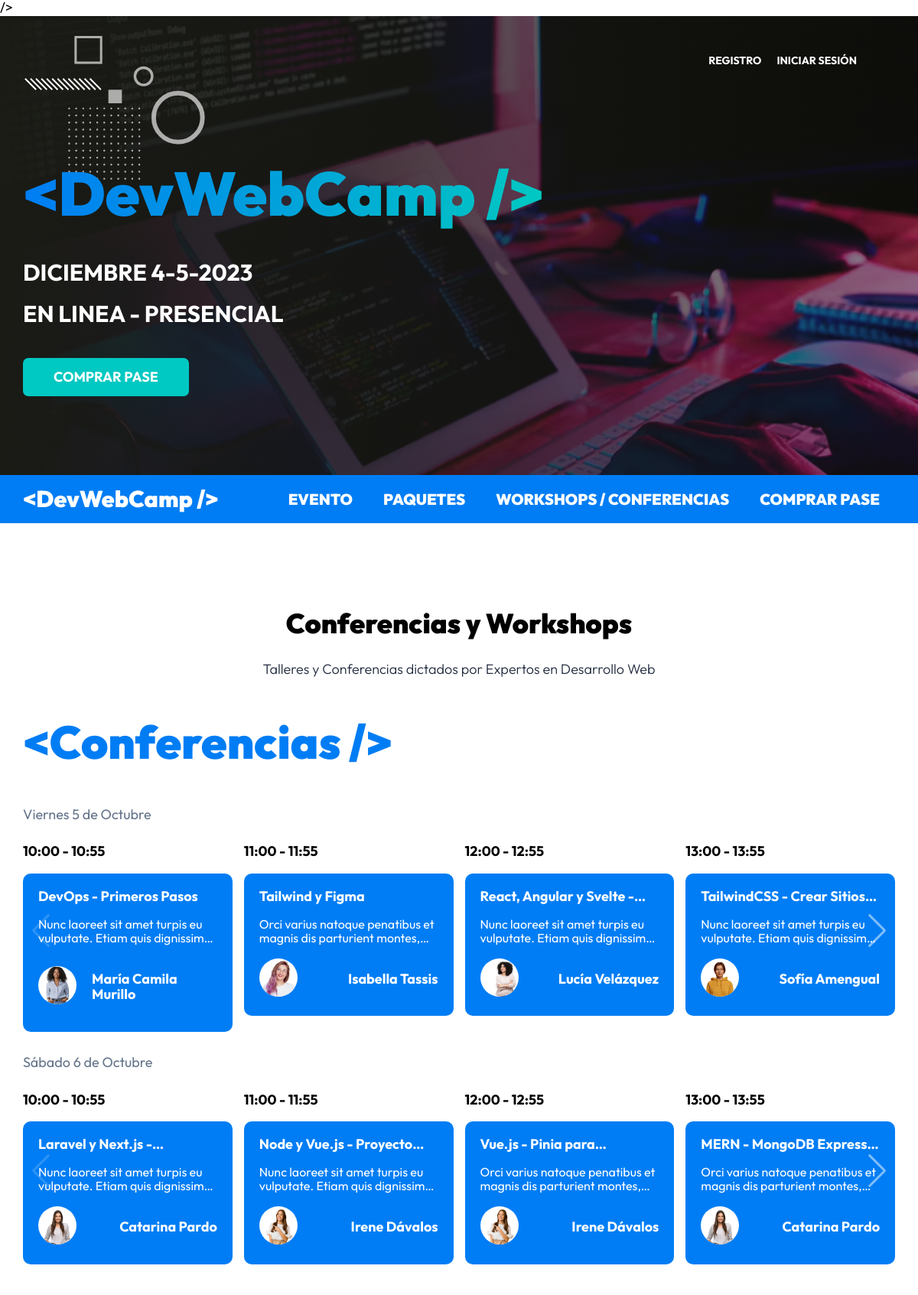
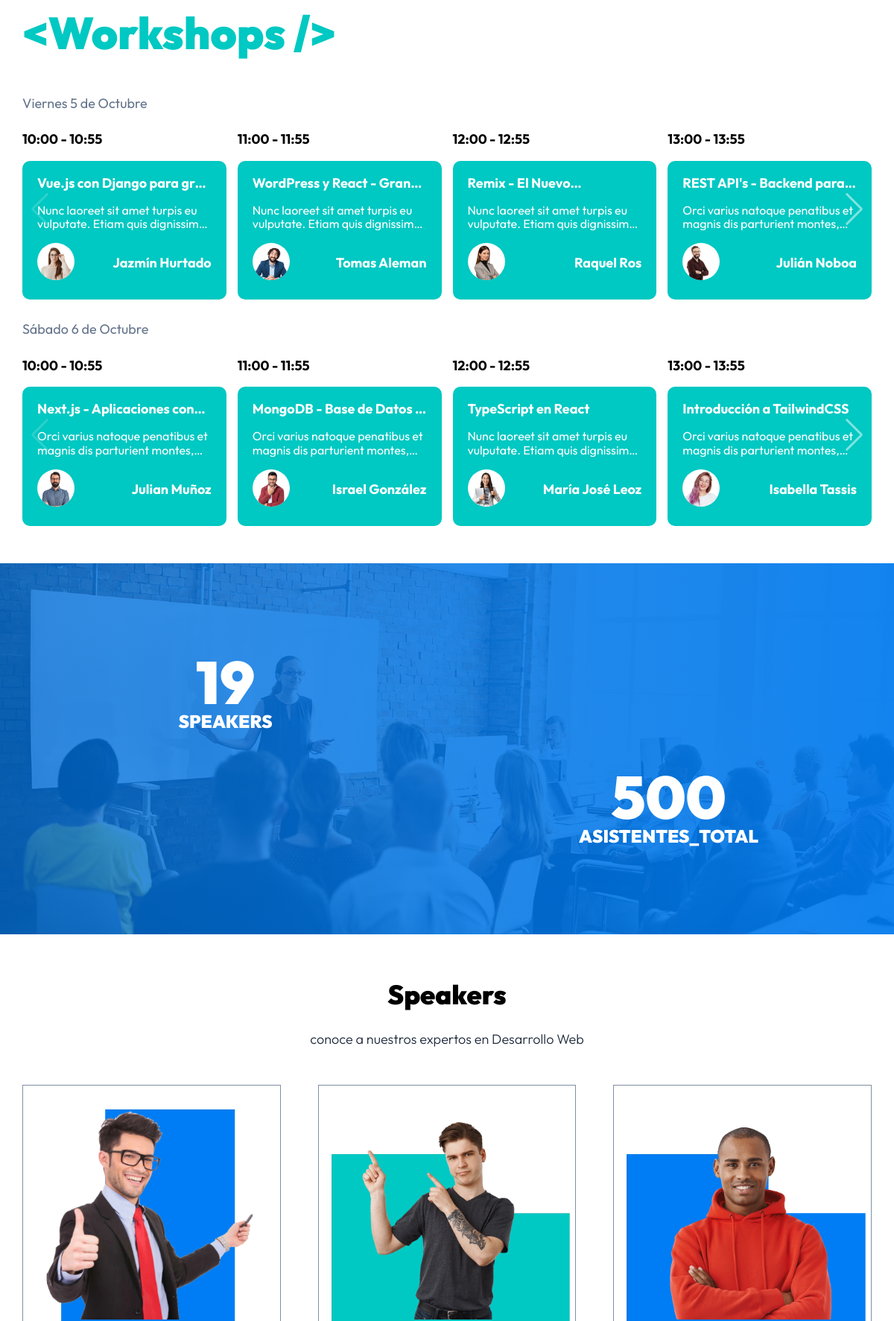
The page / (upper part) on the database its author committed (2 pictures, top to bottom).
### tables this page shows
CREATE TABLE IF NOT EXISTS `eventos` (
  `id` int NOT NULL AUTO_INCREMENT,
  `nombre` varchar(120) DEFAULT NULL,
  `descripcion` text,
  `disponibles` int DEFAULT NULL,
  `categoria_id` int NOT NULL,
  `dia_id` int NOT NULL,
  `hora_id` int NOT NULL,
  `ponente_id` int NOT NULL,
  PRIMARY KEY (`id`),
  KEY `fk_eventos_categorias_idx` (`categoria_id`),
  KEY `fk_eventos_dias1_idx` (`dia_id`),
  KEY `fk_eventos_horas1_idx` (`hora_id`),
  KEY `fk_eventos_ponentes1_idx` (`ponente_id`),
  CONSTRAINT `categoria_id` FOREIGN KEY (`categoria_id`) REFERENCES `categorias` (`id`),
  CONSTRAINT `dia_id` FOREIGN KEY (`dia_id`) REFERENCES `dias` (`id`),
  CONSTRAINT `hora_id` FOREIGN KEY (`hora_id`) REFERENCES `horas` (`id`),
  CONSTRAINT `ponente_id` FOREIGN KEY (`ponente_id`) REFERENCES `ponentes` (`id`)
);

CREATE TABLE IF NOT EXISTS `horas` (
  `id` int NOT NULL AUTO_INCREMENT,
  `hora` varchar(13) DEFAULT NULL,
  PRIMARY KEY (`id`)
);

CREATE TABLE IF NOT EXISTS `ponentes` (
  `id` int NOT NULL AUTO_INCREMENT,
  `nombre` varchar(40) DEFAULT NULL,
  `apellido` varchar(40) DEFAULT NULL,
  `ciudad` varchar(20) DEFAULT NULL,
  `pais` varchar(20) DEFAULT NULL,
  `imagen` varchar(32) DEFAULT NULL,
  `tags` varchar(120) DEFAULT NULL,
  `redes` mediumtext,
  PRIMARY KEY (`id`)
);

### controllers/PaginasController.php (called while the page is built, shortened)
<?php
class PaginasController {
    public static function index(Router $router) {
      $eventos = Evento::ordenar('hora_id', 'ASC');
      $eventos_formateados = [];
      foreach($eventos as $evento) {
        $evento->categoria = Categoria::find($evento->categoria_id);
        $evento->dia = Dia::find($evento->dia_id);
        $evento->hora = Hora::find($evento->hora_id);
        $evento->ponente = Ponente::find($evento->ponente_id);
        if($evento->dia_id === '1' && $evento->categoria_id === '1') {
          $eventos_formateados['conferencias_v'][] = $evento;
        }
        if($evento->dia_id === '2' && $evento->categoria_id === '1') {
          $eventos_formateados['conferencias_s'][] = $evento;
        }
        if($evento->dia_id === '1' && $evento->categoria_id === '2') {
          $eventos_formateados['workshops_v'][] = $evento;
        }
        if($evento->dia_id === '2' && $evento->categoria_id === '2') {
          $eventos_formateados['workshops_s'][] = $evento;
        }
      }
      $ponentes_total = Ponente::total();
      $conferencias_total = Evento::total('categoria_id', 1);
      $workshops_total = Evento::total('categoria_id', 2);
      $ponentes = Ponente::all();
      $router->render('paginas/index', [
        'titulo' => 'Inicio',
        'eventos' => $eventos_formateados,
        'ponentes_total' => $ponentes_total,
        'conferencias_total' => $conferencias_total,
        'workshops_total' => $workshops_total,
        'ponentes' => $ponentes
      ]);
    }
  }

### public/index.php (called while the page is built, shortened)
<?php
$router = new Router();
$router->get('/login', [AuthController::class, 'login']);
$router->post('/login', [AuthController::class, 'login']);
$router->post('/logout', [AuthController::class, 'logout']);
$router->get('/registro', [AuthController::class, 'registro']);
$router->post('/registro', [AuthController::class, 'registro']);
$router->get('/olvide', [AuthController::class, 'olvide']);
$router->post('/olvide', [AuthController::class, 'olvide']);
$router->get('/reestablecer', [AuthController::class, 'reestablecer']);
$router->post('/reestablecer', [AuthController::class, 'reestablecer']);
$router->get('/mensaje', [AuthController::class, 'mensaje']);
$router->get('/confirmar-cuenta', [AuthController::class, 'confirmar']);
$router->get('/admin/dashboard', [DashboardController::class, 'index']);
$router->get('/admin/ponentes', [PonentesController::class, 'index']);
$router->get('/admin/ponentes/crear', [PonentesController::class, 'crear']);
$router->post('/admin/ponentes/crear', [PonentesController::class, 'crear']);
$router->get('/admin/ponentes/editar', [PonentesController::class, 'editar']);
$router->post('/admin/ponentes/editar', [PonentesController::class, 'editar']);
$router->post('/admin/ponentes/eliminar', [PonentesController::class, 'eliminar']);
$router->get('/admin/eventos', [EventosController::class, 'index']);
$router->get('/admin/eventos/crear', [EventosController::class, 'crear']);
$router->post('/admin/eventos/crear', [EventosController::class, 'crear']);
$router->get('/admin/eventos/editar', [EventosController::class, 'editar']);
$router->post('/admin/eventos/editar', [EventosController::class, 'editar']);
$router->post('/admin/eventos/eliminar', [EventosController::class, 'eliminar']);
$router->get('/api/eventos-horario', [APIEventos::class, 'index']);
$router->get('/api/ponentes', [APIPonentes::class, 'index']);
$router->get('/api/ponente', [APIPonentes::class, 'ponente']);
$router->get('/admin/registrados', [RegistradosController::class, 'index']);
$router->get('/admin/regalos', [RegalosController::class, 'index']);
$router->get('/finalizar-registro', [RegistroController::class, 'crear']);
$router->post('/finalizar-registro/gratis', [RegistroController::class, 'gratis']);
$router->post('/finalizar-registro/pagar', [RegistroController::class, 'pagar']);
$router->get('/finalizar-registro/conferencias', [RegistroController::class, 'conferencias']);
$router->post('/finalizar-registro/conferencias', [RegistroController::class, 'conferencias']);
$router->get('/boleto', [RegistroController::class, 'boleto']);
$router->get('/', [PaginasController::class, 'index']);
$router->get('/devwebcamp', [PaginasController::class, 'evento']);
$router->get('/paquetes', [PaginasController::class, 'paquetes']);
$router->get('/workshops-conferencias', [PaginasController::class, 'conferencias']);
$router->get('/404', [PaginasController::class, 'error']);
$router->comprobarRutas();

### models/ActiveRecord.php (called while the page is built, shortened)
<?php
class ActiveRecord {
    protected static $db;
    protected static $tabla = '';
    public static function setDB($database) {
        self::$db = $database;
    }
    public static function consultarSQL($query) {
        $resultado = self::$db->query($query);
        $array = [];
        while($registro = $resultado->fetch_assoc()) {
            $array[] = static::crearObjeto($registro);
        }
        return $array;
    }
    protected static function crearObjeto($registro) {
        $objeto = new static;
        foreach($registro as $key => $value ) {
            if(property_exists( $objeto, $key  )) {
                $objeto->$key = $value;
            }
        }
        return $objeto;
    }
    public static function all($orden = 'DESC') {
        $query = "SELECT * FROM " . static::$tabla . " ORDER BY id $orden";
        $resultado = self::consultarSQL($query);
        return $resultado;
    }
    public static function find($id) {
        $query = "SELECT * FROM " . static::$tabla  . " WHERE id = $id";
        $resultado = self::consultarSQL($query);
        return array_shift( $resultado ) ;
    }
    public static function ordenar($columna, $orden) {
        $query = "SELECT * FROM " . static::$tabla . " ORDER BY $columna $orden";
        $resultado = self::consultarSQL($query);
        return $resultado;
    }
    public static function total($columna = '', $valor = '') {
        $query = "SELECT COUNT(*) FROM " . static::$tabla;
        if($columna) {
            $query .= " WHERE $columna = $valor";
        }
        $resultado = self::$db->query($query);
        $total = $resultado->fetch_array();
        return array_shift($total);
    }
}

### views/templates/evento.php (the view)
<div class="evento swiper-slide">
  <p class="evento__hora"><?php echo $evento->hora->hora; ?></p>
  <div class="evento__informacion">
    <h4 class="evento__nombre"><?php echo $evento->nombre; ?></h4>
    <p class="evento__introduccion"><?php echo $evento->descripcion; ?></p>
    <div class="evento__autor-info">
      <picture>
        <source srcset="img/speakers/<?php echo $evento->ponente->imagen; ?>.webp" type="image/webp">
        <source srcset="img/speakers/<?php echo $evento->ponente->imagen; ?>.png" type="image/png">
        <img class="evento__imagen-autor" loading="lazy" width="200" height="300" src="img/speakers/<?php echo $evento->ponente->imagen; ?>.png" alt="Imagen Ponente">
      </picture>
      <p class="evento__autor-nombre">
        <?php echo $evento->ponente->nombre . " " . $evento->ponente->apellido; ?>
      </p>
    </div>
  </div>
</div>

### views/paginas/conferencias.php (shortened to what this page needs)
<main class="agenda">
  <h2 class="agenda__heading">Conferencias y Workshops</h2>
  <p class="agenda__descripcion">Talleres y Conferencias dictados por Expertos en Desarrollo Web</p>
  <div class="eventos">
    <h3 class="eventos__heading">&lt;Conferencias /></h3>
    <p class="eventos__fecha">Viernes 5 de Octubre</p>
    <div class="eventos__listado slider swiper">
      <div class="swiper-wrapper">
        <?php foreach($eventos['conferencias_v'] as $evento) { ?>
          <?php include __DIR__ . '../../templates/evento.php'; ?>
        <?php } ?>
      </div>
      <div class="swiper-button-next"></div>
    </div>
    <p class="eventos__fecha">Sábado 6 de Octubre</p>
    <div class="eventos__listado slider swiper">
      <div class="swiper-wrapper">
        <?php foreach($eventos['conferencias_s'] as $evento) { ?>
          <?php include __DIR__ . '../../templates/evento.php'; ?>
        <?php } ?>
      </div>
      <div class="swiper-button-next"></div>
    </div>
  </div>
  <div class="eventos eventos--workshops">
    <h3 class="eventos__heading">&lt;Workshops /></h3>
    <p class="eventos__fecha">Viernes 5 de Octubre</p>
    <div class="eventos__listado slider swiper">
      <div class="swiper-wrapper">
        <?php foreach($eventos['workshops_v'] as $evento) { ?>
          <?php include __DIR__ . '../../templates/evento.php'; ?>
        <?php } ?>
      </div>
      <div class="swiper-button-next"></div>
    </div>
    <p class="eventos__fecha">Sábado 6 de Octubre</p>
    <div class="eventos__listado slider swiper">
      <div class="swiper-wrapper">
        <?php foreach($eventos['workshops_s'] as $evento) { ?>
          <?php include __DIR__ . '../../templates/evento.php'; ?>
        <?php } ?>
      </div>
      <div class="swiper-button-next"></div>
    </div>
  </div>
</main>

### views/paginas/index.php (shortened to what this page needs)
<?php
  include_once __DIR__ . '/conferencias.php';
?>
<section class="resumen">
  <div class="resumen__grid">
    <div <?php aos_animacion(); ?> class="resumen__bloque">
      <p class="resumen__texto resumen__texto--numero"><?php echo $ponentes_total; ?></p>
      <p class="resumen__texto">Speakers</p>
    </div>
    <div <?php aos_animacion(); ?> class="resumen__bloque">
      <p class="resumen__texto resumen__texto--numero"><?php echo $conferencias_total; ?></p>
      <p class="resumen__texto">Conferencias</p>
    </div>
    <div <?php aos_animacion(); ?> class="resumen__bloque">
      <p class="resumen__texto resumen__texto--numero"><?php echo $workshops_total; ?></p>
      <p class="resumen__texto">Workshops</p>
    </div>
    <div <?php aos_animacion(); ?> class="resumen__bloque">
      <p class="resumen__texto resumen__texto--numero">500</p>
      <p class="resumen__texto">Asistentes_total</p>
    </div>
  </div>
</section>
<section class="speakers">
  <h2 class="speakers__heading">Speakers</h2>
  <p class="speakers__descripcion">conoce a nuestros expertos en Desarrollo Web</p>
  <div class="speakers__grid">
    <?php foreach($ponentes as $ponente) { ?>
      <div class="speaker">
        <picture>
          <source srcset="img/speakers/<?php echo $ponente->imagen; ?>.webp" type="image/webp">
          <source srcset="img/speakers/<?php echo $ponente->imagen; ?>.png" type="image/png">
          <img class="speaker__imagen" loading="lazy" width="200" height="300" src="img/speakers/<?php echo $ponente->imagen; ?>.png" alt="Imagen Ponente">
        </picture>
      </div>
    <?php } ?>
  </div>
</section>

### rows shown on the page
eventos: hora.hora "10:00 - 10:55", nombre "DevOps - Primeros Pasos", descripcion "Nunc laoreet sit amet turpis eu vulputate. Etiam quis…", ponente.imagen (picture), ponente.nombre "María Camila", ponente.apellido "Murillo"
eventos: hora.hora "11:00 - 11:55", nombre "Tailwind y Figma", descripcion "Orci varius natoque penatibus et magnis dis parturient…", ponente.imagen (picture), ponente.nombre "Isabella", ponente.apellido "Tassis"
eventos: hora.hora "12:00 - 12:55", nombre "React, Angular y Svelte…", descripcion "Nunc laoreet sit amet turpis eu vulputate. Etiam quis…", ponente.imagen (picture), ponente.nombre "Lucía", ponente.apellido "Velázquez"
eventos: hora.hora "13:00 - 13:55", nombre "TailwindCSS - Crear…", descripcion "Nunc laoreet sit amet turpis eu vulputate. Etiam quis…", ponente.imagen (picture), ponente.nombre "Sofía", ponente.apellido "Amengual"
eventos: hora.hora "10:00 - 10:55", nombre "Laravel y Next.js…", descripcion "Nunc laoreet sit amet turpis eu vulputate. Etiam quis…", ponente.imagen (picture), ponente.nombre "Catarina", ponente.apellido "Pardo"
eventos: hora.hora "11:00 - 11:55", nombre "Node y Vue.js -…", descripcion "Nunc laoreet sit amet turpis eu vulputate. Etiam quis…", ponente.imagen (picture), ponente.nombre "Irene", ponente.apellido "Dávalos"
eventos: hora.hora "12:00 - 12:55", nombre "Vue.js - Pinia…", descripcion "Orci varius natoque penatibus et magnis dis parturient…", ponente.imagen (picture), ponente.nombre "Irene", ponente.apellido "Dávalos"
eventos: hora.hora "13:00 - 13:55", nombre "MERN - MongoDB…", descripcion "Orci varius natoque penatibus et magnis dis parturient…", ponente.imagen (picture), ponente.nombre "Catarina", ponente.apellido "Pardo"
eventos: hora.hora "10:00 - 10:55", nombre "Vue.js con Django para…", descripcion "Nunc laoreet sit amet turpis eu vulputate. Etiam quis…", ponente.imagen (picture), ponente.nombre "Jazmín", ponente.apellido "Hurtado"
eventos: hora.hora "11:00 - 11:55", nombre "WordPress y React -…", descripcion "Nunc laoreet sit amet turpis eu vulputate. Etiam quis…", ponente.imagen (picture), ponente.nombre "Tomas", ponente.apellido "Aleman"
eventos: hora.hora "12:00 - 12:55", nombre "Remix - El…", descripcion "Nunc laoreet sit amet turpis eu vulputate. Etiam quis…", ponente.imagen (picture), ponente.nombre "Raquel", ponente.apellido "Ros"
eventos: hora.hora "13:00 - 13:55", nombre "REST API's - Backend…", descripcion "Orci varius natoque penatibus et magnis dis parturient…", ponente.imagen (picture), ponente.nombre "Julián", ponente.apellido "Noboa"
eventos: hora.hora "10:00 - 10:55", nombre "Next.js - Aplicaciones…", descripcion "Orci varius natoque penatibus et magnis dis parturient…", ponente.imagen (picture), ponente.nombre "Julian", ponente.apellido "Muñoz"
eventos: hora.hora "11:00 - 11:55", nombre "MongoDB - Base de Datos…", descripcion "Orci varius natoque penatibus et magnis dis parturient…", ponente.imagen (picture), ponente.nombre "Israel", ponente.apellido "González"
eventos: hora.hora "12:00 - 12:55", nombre "TypeScript en React", descripcion "Nunc laoreet sit amet turpis eu vulputate. Etiam quis…", ponente.imagen (picture), ponente.nombre "María José", ponente.apellido "Leoz"
eventos: hora.hora "13:00 - 13:55", nombre "Introducción a TailwindCSS", descripcion "Orci varius natoque penatibus et magnis dis parturient…", ponente.imagen (picture), ponente.nombre "Isabella", ponente.apellido "Tassis"
ponentes: imagen (picture)
ponentes: imagen (picture)
ponentes: imagen (picture)

### other values the page prints
$ponentes_total "19"
